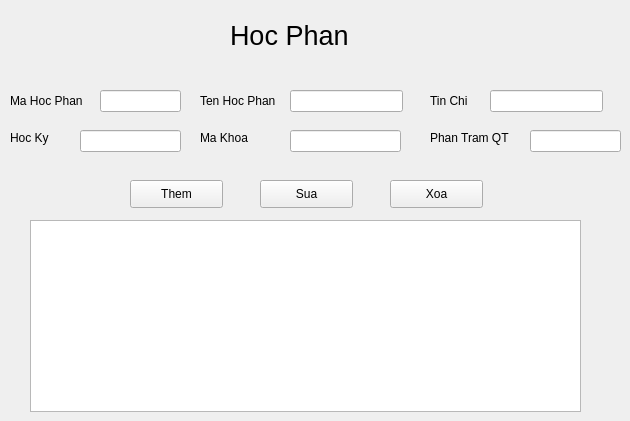
     <widget class="QWidget" name="HocPhan_page">
      <widget class="QLabel" name="label_9">
       <property name="geometry">
        <rect>
         <x>230</x>
         <y>0</y>
         <width>161</width>
         <height>71</height>
        </rect>
       </property>
       <property name="font">
        <font>
         <pointsize>20</pointsize>
        </font>
       </property>
       <property name="text">
        <string>Hoc Phan</string>
       </property>
      </widget>
      <widget class="QLabel" name="label_16">
       <property name="geometry">
        <rect>
         <x>10</x>
         <y>90</y>
         <width>91</width>
         <height>21</height>
        </rect>
       </property>
       <property name="text">
        <string>Ma Hoc Phan</string>
       </property>
      </widget>
      <widget class="QLabel" name="label_17">
       <property name="geometry">
        <rect>
         <x>200</x>
         <y>90</y>
         <width>81</width>
         <height>21</height>
        </rect>
       </property>
       <property name="text">
        <string>Ten Hoc Phan</string>
       </property>
      </widget>
      <widget class="QLabel" name="label_18">
       <property name="geometry">
        <rect>
         <x>430</x>
         <y>90</y>
         <width>55</width>
         <height>21</height>
        </rect>
       </property>
       <property name="text">
        <string>Tin Chi</string>
       </property>
      </widget>
      <widget class="QLineEdit" name="txtMaHocPhan">
       <property name="geometry">
        <rect>
         <x>100</x>
         <y>90</y>
         <width>81</width>
         <height>22</height>
        </rect>
       </property>
      </widget>
      <widget class="QLineEdit" name="txtTenHocPhan">
       <property name="geometry">
        <rect>
         <x>290</x>
         <y>90</y>
         <width>113</width>
         <height>22</height>
        </rect>
       </property>
      </widget>
      <widget class="QLineEdit" name="txtTinChi">
       <property name="geometry">
        <rect>
         <x>490</x>
         <y>90</y>
         <width>113</width>
         <height>22</height>
        </rect>
       </property>
      </widget>
      <widget class="QPushButton" name="btnSuaHocPhan">
       <property name="geometry">
        <rect>
         <x>260</x>
         <y>180</y>
         <width>93</width>
         <height>28</height>
        </rect>
       </property>
       <property name="text">
        <string>Sua</string>
       </property>
      </widget>
      <widget class="QPushButton" name="btnThemHocPhan">
       <property name="geometry">
        <rect>
         <x>130</x>
         <y>180</y>
         <width>93</width>
         <height>28</height>
        </rect>
       </property>
       <property name="text">
        <string>Them</string>
       </property>
      </widget>
      <widget class="QPushButton" name="btnXoaHocPhan">
       <property name="geometry">
        <rect>
         <x>390</x>
         <y>180</y>
         <width>93</width>
         <height>28</height>
        </rect>
       </property>
       <property name="text">
        <string>Xoa</string>
       </property>
      </widget>
      <widget class="QLabel" name="label_34">
       <property name="geometry">
        <rect>
         <x>10</x>
         <y>130</y>
         <width>55</width>
         <height>16</height>
        </rect>
       </property>
       <property name="text">
        <string>Hoc Ky</string>
       </property>
      </widget>
      <widget class="QLabel" name="label_35">
       <property name="geometry">
        <rect>
         <x>200</x>
         <y>130</y>
         <width>55</width>
         <height>16</height>
        </rect>
       </property>
       <property name="text">
        <string>Ma Khoa</string>
       </property>
      </widget>
      <widget class="QLabel" name="label_36">
       <property name="geometry">
        <rect>
         <x>430</x>
         <y>130</y>
         <width>91</width>
         <height>16</height>
        </rect>
       </property>
       <property name="text">
        <string>Phan Tram QT</string>
       </property>
      </widget>
      <widget class="QLineEdit" name="txtHocKy">
       <property name="geometry">
        <rect>
         <x>80</x>
         <y>130</y>
         <width>101</width>
         <height>22</height>
        </rect>
       </property>
      </widget>
      <widget class="QLineEdit" name="txtMaKhoa_3">
       <property name="geometry">
        <rect>
         <x>290</x>
         <y>130</y>
         <width>111</width>
         <height>22</height>
        </rect>
       </property>
      </widget>
      <widget class="QLineEdit" name="txtPhanTramQT">
       <property name="geometry">
        <rect>
         <x>530</x>
         <y>130</y>
         <width>91</width>
         <height>22</height>
        </rect>
       </property>
      </widget>
      <widget class="QTableWidget" name="tableDSHP">
       <property name="geometry">
        <rect>
         <x>30</x>
         <y>220</y>
         <width>551</width>
         <height>192</height>
        </rect>
       </property>
      </widget>
     </widget>
